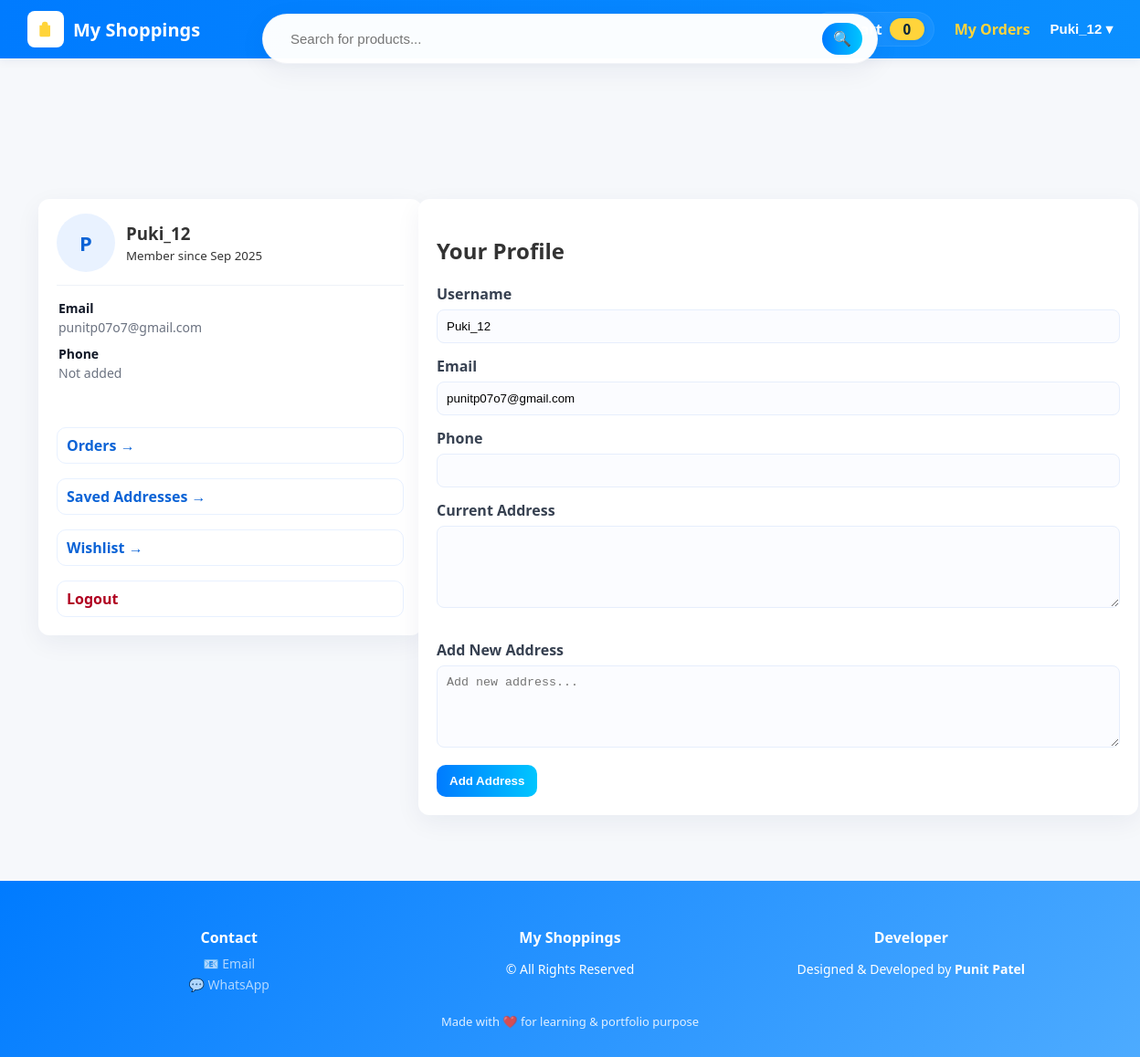
/shop/profile/ (signed in), run on an earlier commit of the app's database.
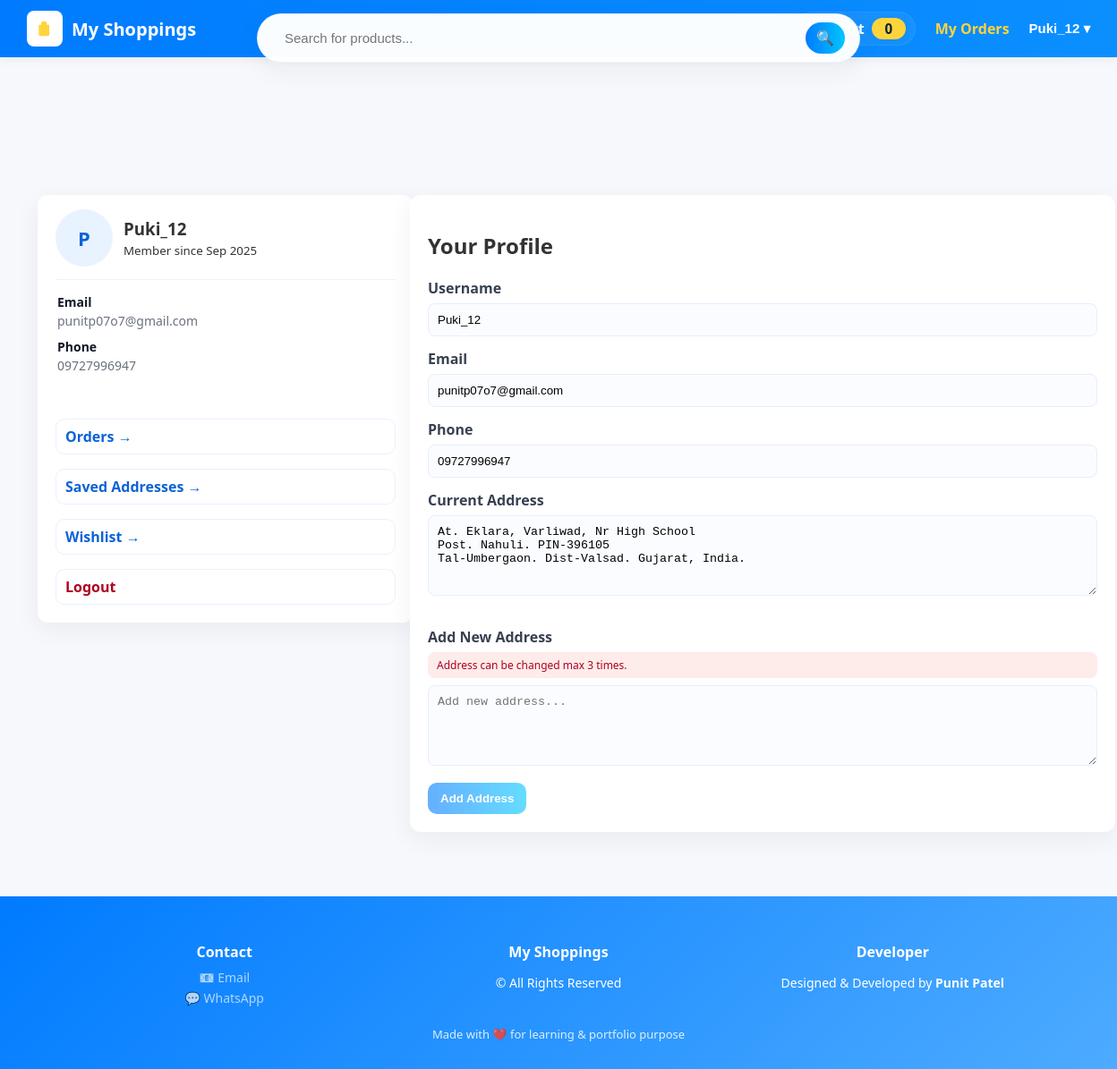
And on a later commit of the database.
### shop/models.py (models this page shows, shortened)
class Profile(models.Model):
    user = models.OneToOneField(User, on_delete=models.CASCADE, related_name="profile")
    phone = models.CharField(max_length=20, blank=True, null=True)
    address = models.TextField(blank=True, null=True)
    signup_provider = models.CharField(
        max_length=20,
        choices=(("manual", "Manual"), ("google", "Google")),
        default="manual"
    )

class Address(models.Model):
    profile = models.ForeignKey(
        Profile,
        related_name="addresses",
        on_delete=models.CASCADE
    )
    address = models.TextField()
    created_at = models.DateTimeField(auto_now_add=True)
    class Meta:
        ordering = ["-created_at"]

### shop/views.py (the view)
# urls.py: path('profile/', views.profile, name='profile'),
@login_required
def profile(request):
    profile, _ = Profile.objects.get_or_create(
        user=request.user,
        defaults={"signup_provider": "google"}  # Google fallback
    )
    if request.method == "POST":
        profile.phone = request.POST.get("phone", "").strip()
        profile.address = request.POST.get("address", "").strip()
        profile.save()
        return redirect("shop:profile")
    return render(request, "shop/profile.html", {
    "profile": profile,
    "address_limit_reached": profile.addresses.count() >= 3
})

### shop/cart.py (called while the page is built)
    def __len__(self):
        return sum(int(item["quantity"]) for item in self.cart.values())

### shop/context_processors.py (called while the page is built)
def cart_counts(request):
    try:
        cart = Cart(request)
        unique = len(cart.cart) if hasattr(cart, 'cart') else 0
        total_qty = len(cart)
    except Exception:
        unique = 0
        total_qty = 0
    return {
        "cart_unique_items": unique,
        "cart_total_qty": total_qty,
    }

### shop/templates/shop/profile.html (shortened to what this page needs)
{% extends "shop/base.html" %}
{% load static %}
{% block content %}
<div class="profile-wrap">
  <div class="card" style="position:relative;">
    <div class="avatar">
      <div class="img">{{ request.user.username|slice:":1"|upper }}</div>
      <div>
        <h3>{{ request.user.username }}</h3>
        <small>Member since {{ request.user.date_joined|date:"M Y" }}</small>
      </div>
    </div>
    <hr>
    <div class="info-block">
  <div class="info-label">Email</div>
  <div class="info-value">{{ request.user.email }}</div>
</div>
<div class="info-block">
  <div class="info-label">Phone</div>
  <div class="info-value">{{ profile.phone|default:"Not added" }}</div>
</div>
    <div class="quick-links">
      <a href="{% url 'shop:my_orders' %}">Orders →</a>
     <div class="saved-address-hover">
  <a href="javascript:void(0)" class="saved-address-trigger">
    Saved Addresses →
  </a>
</div>
      <a href="{% url 'shop:wishlist' %}">Wishlist →</a>
      <a href="{% url 'shop:logout' %}" style="color:#b00020;">Logout</a>
    </div>
  </div>
  <div class="card">
    <h2>Your Profile</h2>
    <form method="post">
      <div class="form-group">
        <label>Username</label>
        <input type="text" value="{{ request.user.username }}" readonly>
      </div>
      <div class="form-group">
        <label>Email</label>
        <input type="email" value="{{ request.user.email }}" readonly>
      </div>
      <div class="form-group">
        <label>Phone</label>
        <input type="tel" name="phone" value="{{ profile.phone|default:'' }}">
      </div>
      <div class="form-group">
        <label>Current Address</label>
        <textarea
          readonly>{% with profile.addresses.first as addr %}{% if addr %}{{ addr.address }}{% endif %}{% endwith %}</textarea>
      </div>
    </form>
<form method="post" action="{% url 'shop:add_address' %}" style="margin-top:16px;">
  <div class="form-group" style="position:relative;">
    <label>Add New Address</label>
    {% if address_limit_reached %}
    <div id="addressLimitMsg" style="
      background:#fdecea;
      color:#b00020;
      padding:6px 10px;
      border-radius:8px;
      font-size:12px;
      margin-bottom:8px;
    ">
      Address can be changed max 3 times.
    </div>
    {% endif %}
    <textarea
      name="address"
      placeholder="Add new address..."
      {% if address_limit_reached %}disabled{% endif %}
      required
    ></textarea>
  </div>
  <button
    class="btn-primary"
    type="submit"
    {% if address_limit_reached %}disabled style="opacity:0.6;cursor:not-allowed;"{% endif %}
  >
    Add Address
  </button>
</form>
    {% endblock %}

What changed in the data, as far as the page shows it:
changed Profile: phone "Not added" → "09727996947"; phone (not shown) → "09727996947"; id.address (not shown) → "At. Eklara, Varliwad, Nr High School Post. Nahuli. PIN-396105 Tal-Umbergaon. Dist-Valsad. Gujarat, India."
Also different on the page:
text now shown: "Address can be changed max 3 times."
